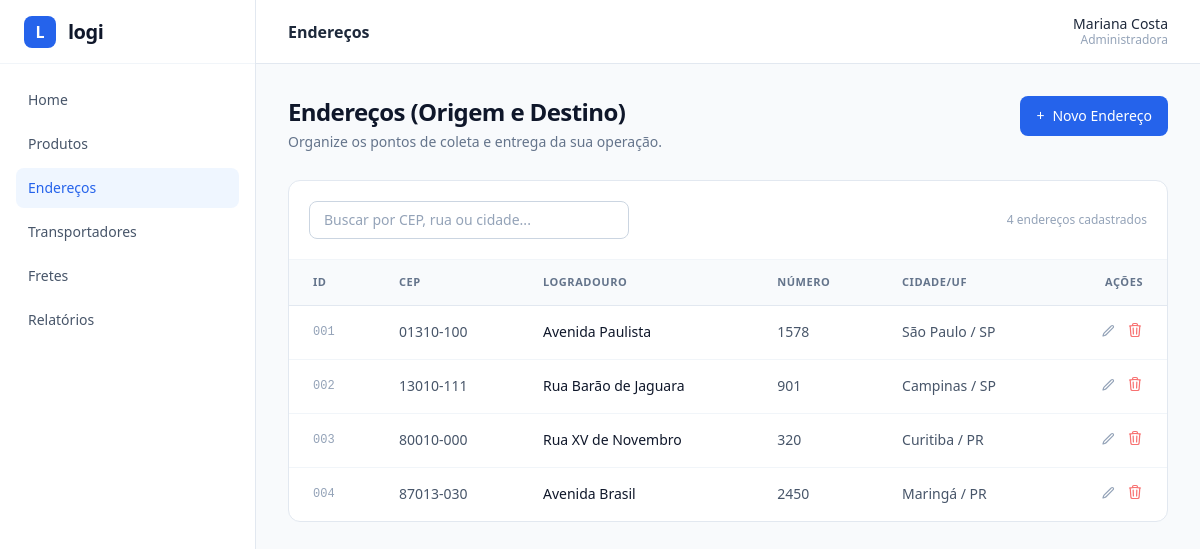
The page /enderecos.php on the database its author committed.
### tables this page shows
CREATE TABLE enderecos (
            id INTEGER PRIMARY KEY AUTOINCREMENT,
            cep TEXT NOT NULL,
            logradouro TEXT NOT NULL,
            numero TEXT NOT NULL,
            bairro TEXT NOT NULL,
            cidade TEXT NOT NULL,
            uf TEXT NOT NULL
        );

### enderecos.php (the view, shortened to what this page needs)
<?php
$pdo = getDb();
$ufs = [
    'AC', 'AL', 'AP', 'AM', 'BA', 'CE', 'DF', 'ES', 'GO',
    'MA', 'MT', 'MS', 'MG', 'PA', 'PB', 'PR', 'PE', 'PI',
    'RJ', 'RN', 'RS', 'RO', 'RR', 'SC', 'SP', 'SE', 'TO',
];
$modoFormulario = false;
$enderecoEdicao = [
    'id' => 0,
    'cep' => '',
    'logradouro' => '',
    'numero' => '',
    'bairro' => '',
    'cidade' => '',
    'uf' => '',
];
$enderecos = [];
if (!$modoFormulario) {
    $enderecos = $pdo->query('SELECT id, cep, logradouro, numero, bairro, cidade, uf FROM enderecos ORDER BY id ASC')->fetchAll();
}
require_once __DIR__ . '/includes/header.php';
?>
<?php if ($modoFormulario): ?>
    <?php $ehEdicao = ((int) $enderecoEdicao['id'] > 0); ?>
    <nav class="flex items-center gap-2 text-xs text-slate-400 mb-3">
        <a href="enderecos.php" class="hover:text-slate-600 transition">Endereços</a>
        <span>/</span>
        <span class="text-slate-600 font-medium"><?= $ehEdicao ? 'Editar endereço' : 'Novo endereço' ?></span>
    </nav>
    <div class="mb-7">
        <h1 class="text-2xl font-bold text-slate-900 tracking-tight">
            <?= $ehEdicao ? 'Editar Endereço' : 'Cadastrar Endereço' ?>
        </h1>
        <p class="text-sm text-slate-500 mt-1">Cadastre um ponto que poderá ser usado como origem ou destino.</p>
    </div>
    <form method="POST" action="enderecos.php" class="bg-white border border-slate-200 rounded-xl overflow-hidden">
        <input type="hidden" name="acao" value="salvar">
        <input type="hidden" name="id" value="<?= (int) $enderecoEdicao['id'] ?>">
        <div class="p-6 sm:p-8 space-y-6">
            <div class="flex items-center justify-between">
                <div>
                    <h2 class="text-base font-semibold text-slate-900">Informações do endereço</h2>
                    <p class="text-xs text-slate-500 mt-0.5">Informe os dados completos do local de coleta ou entrega.</p>
                </div>
                <span class="text-xs text-slate-400">* Campos obrigatórios</span>
            </div>
            <div class="grid grid-cols-1 sm:grid-cols-2 gap-6">
                <div>
                    <label for="cep" class="block text-sm font-medium text-slate-700 mb-2">
                        CEP *
                    </label>
                    <input
                        type="text"
                        id="cep"
                        name="cep"
                        required
                        value="<?= htmlspecialchars($enderecoEdicao['cep']) ?>"
                        placeholder="Ex.: 01310-100"
                        class="w-full rounded-lg border border-slate-300 px-3.5 py-2.5 text-sm text-slate-900 placeholder:text-slate-400 focus:border-blue-600 focus:outline-none focus:ring-2 focus:ring-blue-600/15"
                    >
                </div>
                <div>
                    <label for="logradouro" class="block text-sm font-medium text-slate-700 mb-2">
                        Logradouro / Rua *
                    </label>
                    <input
                        type="text"
                        id="logradouro"
                        name="logradouro"
                        required
                        value="<?= htmlspecialchars($enderecoEdicao['logradouro']) ?>"
                        placeholder="Ex.: Avenida Paulista"
                        class="w-full rounded-lg border border-slate-300 px-3.5 py-2.5 text-sm text-slate-900 placeholder:text-slate-400 focus:border-blue-600 focus:outline-none focus:ring-2 focus:ring-blue-600/15"
                    >
                </div>
            </div>
            <div class="grid grid-cols-1 sm:grid-cols-2 gap-6">
                <div>
                    <label for="numero" class="block text-sm font-medium text-slate-700 mb-2">
                        Número *
                    </label>
                    <input
                        type="text"
                        id="numero"
                        name="numero"
                        required
                        value="<?= htmlspecialchars($enderecoEdicao['numero']) ?>"
                        placeholder="Ex.: 1578"
                        class="w-full rounded-lg border border-slate-300 px-3.5 py-2.5 text-sm text-slate-900 placeholder:text-slate-400 focus:border-blue-600 focus:outline-none focus:ring-2 focus:ring-blue-600/15"
                    >
                </div>
                <div>
                    <label for="bairro" class="block text-sm font-medium text-slate-700 mb-2">
                        Bairro *
                    </label>
                    <input
                        type="text"
                        id="bairro"
                        name="bairro"
                        required
                        value="<?= htmlspecialchars($enderecoEdicao['bairro']) ?>"
                        placeholder="Ex.: Bela Vista"
                        class="w-full rounded-lg border border-slate-300 px-3.5 py-2.5 text-sm text-slate-900 placeholder:text-slate-400 focus:border-blue-600 focus:outline-none focus:ring-2 focus:ring-blue-600/15"
                    >
                </div>
            </div>
            <div class="grid grid-cols-1 sm:grid-cols-2 gap-6">
                <div>
                    <label for="cidade" class="block text-sm font-medium text-slate-700 mb-2">
                        Cidade *
                    </label>
                    <input
                        type="text"
                        id="cidade"
                        name="cidade"
                        required
                        value="<?= htmlspecialchars($enderecoEdicao['cidade']) ?>"
                        placeholder="Ex.: São Paulo"
                        class="w-full rounded-lg border border-slate-300 px-3.5 py-2.5 text-sm text-slate-900 placeholder:text-slate-400 focus:border-blue-600 focus:outline-none focus:ring-2 focus:ring-blue-600/15"
                    >
                </div>
                <div>
                    <label for="uf" class="block text-sm font-medium text-slate-700 mb-2">
                        UF (Estado) *
                    </label>
                    <select
                        id="uf"
                        name="uf"
                        required
                        class="w-full rounded-lg border border-slate-300 bg-white px-3.5 py-2.5 text-sm text-slate-900 focus:border-blue-600 focus:outline-none focus:ring-2 focus:ring-blue-600/15"
                    >
                        <option value="">Selecione o estado</option>
                        <?php foreach ($ufs as $sigla): ?>
                            <option value="<?= $sigla ?>" <?= ($enderecoEdicao['uf'] === $sigla) ? 'selected' : '' ?>>
                                <?= $sigla ?>
                            </option>
                        <?php endforeach; ?>
                    </select>
                </div>
            </div>
        </div>
        <div class="bg-slate-50/70 border-t border-slate-200 px-6 sm:px-8 py-4 flex flex-col sm:flex-row sm:items-center sm:justify-between gap-3">
            <p class="text-xs text-slate-400">O CEP pode ser digitado livremente, com ou sem hífen.</p>
            <div class="flex items-center justify-end gap-3">
                <a
                    href="enderecos.php"
                    class="px-4 py-2 rounded-lg border border-slate-300 bg-white text-sm font-medium text-slate-700 hover:bg-slate-50 transition"
                >
                    Cancelar
                </a>
                <button
                    type="submit"
                    class="px-5 py-2 rounded-lg bg-blue-600 text-sm font-medium text-white hover:bg-blue-700 transition cursor-pointer"
                >
                    <?= $ehEdicao ? 'Atualizar Endereço' : 'Salvar Endereço' ?>
                </button>
            </div>
        </div>
    </form>
    <p class="text-xs text-slate-400 mt-4">
        Este endereço ficará disponível para seleção ao gerar um frete.
    </p>
<?php else: ?>
    <div class="flex flex-col sm:flex-row sm:items-center sm:justify-between gap-4 mb-7">
        <div>
            <h1 class="text-2xl font-bold text-slate-900 tracking-tight">Endereços (Origem e Destino)</h1>
            <p class="text-sm text-slate-500 mt-1">Organize os pontos de coleta e entrega da sua operação.</p>
        </div>
        <a
            href="enderecos.php?acao=novo"
            class="inline-flex items-center justify-center gap-2 px-4 py-2.5 rounded-lg bg-blue-600 text-sm font-medium text-white hover:bg-blue-700 transition self-start"
        >
            <span>+</span>
            <span>Novo Endereço</span>
        </a>
    </div>
    <div class="bg-white border border-slate-200 rounded-xl overflow-hidden">
        <div class="p-5 flex flex-col sm:flex-row sm:items-center sm:justify-between gap-4 border-b border-slate-100">
            <div class="relative w-full sm:w-80">
                <input
                    type="text"
                    id="buscaEndereco"
                    placeholder="Buscar por CEP, rua ou cidade..."
                    class="w-full rounded-lg border border-slate-300 pl-3.5 pr-3.5 py-2 text-sm text-slate-900 placeholder:text-slate-400 focus:border-blue-600 focus:outline-none focus:ring-2 focus:ring-blue-600/15"
                >
            </div>
            <span id="contadorEnderecos" class="text-xs text-slate-400">
                <?= count($enderecos) ?> <?= count($enderecos) === 1 ? 'endereço cadastrado' : 'endereços cadastrados' ?>
            </span>
        </div>
        <div class="overflow-x-auto">
            <table class="w-full text-left border-collapse">
                <thead>
                    <tr class="bg-slate-50 border-b border-slate-200 text-[11px] font-semibold uppercase tracking-wider text-slate-500">
                        <th class="py-3.5 px-6">ID</th>
                        <th class="py-3.5 px-6">CEP</th>
                        <th class="py-3.5 px-6">Logradouro</th>
                        <th class="py-3.5 px-6">Número</th>
                        <th class="py-3.5 px-6">Cidade/UF</th>
                        <th class="py-3.5 px-6 text-right">Ações</th>
                    </tr>
                </thead>
                <tbody class="divide-y divide-slate-100 text-sm">
                    <?php if (empty($enderecos)): ?>
                        <tr>
                            <td colspan="6" class="py-10 px-6 text-center text-slate-400">
                                Nenhum endereço cadastrado ainda. Clique em <strong>+ Novo Endereço</strong> para adicionar.
                            </td>
                        </tr>
                    <?php else: ?>
                        <?php foreach ($enderecos as $endereco):
                            $idFormatado = str_pad((string) $endereco['id'], 3, '0', STR_PAD_LEFT);
                            $cidadeUf = $endereco['cidade'] . ' / ' . $endereco['uf'];
                            $textoBusca = mb_strtolower(
                                $idFormatado . ' ' . $endereco['id'] . ' ' . $endereco['cep'] . ' ' .
                                $endereco['logradouro'] . ' ' . $endereco['bairro'] . ' ' . $cidadeUf
                            );
                        ?>
                            <tr
                                class="linha-endereco hover:bg-slate-50/70 transition"
                                data-busca="<?= htmlspecialchars($textoBusca) ?>"
                            >
                                <td class="py-4 px-6 text-slate-400 font-mono text-xs"><?= htmlspecialchars($idFormatado) ?></td>
                                <td class="py-4 px-6 text-slate-600"><?= htmlspecialchars($endereco['cep']) ?></td>
                                <td class="py-4 px-6 font-medium text-slate-900"><?= htmlspecialchars($endereco['logradouro']) ?></td>
                                <td class="py-4 px-6 text-slate-600"><?= htmlspecialchars($endereco['numero']) ?></td>
                                <td class="py-4 px-6 text-slate-600"><?= htmlspecialchars($cidadeUf) ?></td>
                                <td class="py-4 px-6">
                                    <div class="flex items-center justify-end gap-3">
                                        <a
                                            href="enderecos.php?editar=<?= (int) $endereco['id'] ?>"
                                            title="Editar endereço"
                                            class="text-slate-400 hover:text-blue-600 transition"
                                        >
                                            <svg class="w-4 h-4" fill="none" stroke="currentColor" stroke-width="1.8" viewBox="0 0 24 24">
                                                <path stroke-linecap="round" stroke-linejoin="round" d="M16.862 4.487l1.687-1.688a1.875 1.875 0 112.652 2.652L10.582 16.07a4.5 4.5 0 01-1.897 1.13L6 18l.8-2.685a4.5 4.5 0 011.13-1.897l8.932-8.931z" />
                                            </svg>
                                        </a>
                                        <form
                                            method="POST"
                                            action="enderecos.php"
                                            onsubmit="return confirm('Deseja realmente excluir este endereço?');"
                                            class="inline"
                                        >
                                            <button
                                                type="submit"
                                                title="Excluir endereço"
                                                class="text-red-400 hover:text-red-600 transition cursor-pointer"
                                            >
                                            </button>
                                        </form>
                                    </div>
                                </td>
                            </tr>
                        <?php endforeach; ?>
                    <?php endif; ?>
                </tbody>
            </table>
        </div>
    </div>
<?php endif; ?>
<?php require_once __DIR__ . '/includes/footer.php'; ?>

### rows shown on the page
enderecos: id "001", cep "01310-100", logradouro "Avenida Paulista", numero "1578", cidadeUf "São Paulo / SP"
enderecos: id "002", cep "13010-111", logradouro "Rua Barão de Jaguara", numero "901", cidadeUf "Campinas / SP"
enderecos: id "003", cep "80010-000", logradouro "Rua XV de Novembro", numero "320", cidadeUf "Curitiba / PR"
enderecos: id "004", cep "87013-030", logradouro "Avenida Brasil", numero "2450", cidadeUf "Maringá / PR"

### other values the page prints
$item['label'] "Home"
$item['label'] "Produtos"
$item['label'] "Endereços"
$item['label'] "Transportadores"
$item['label'] "Fretes"
$item['label'] "Relatórios"
$tituloPagina "Endereços"
count($enderecos) "4"
